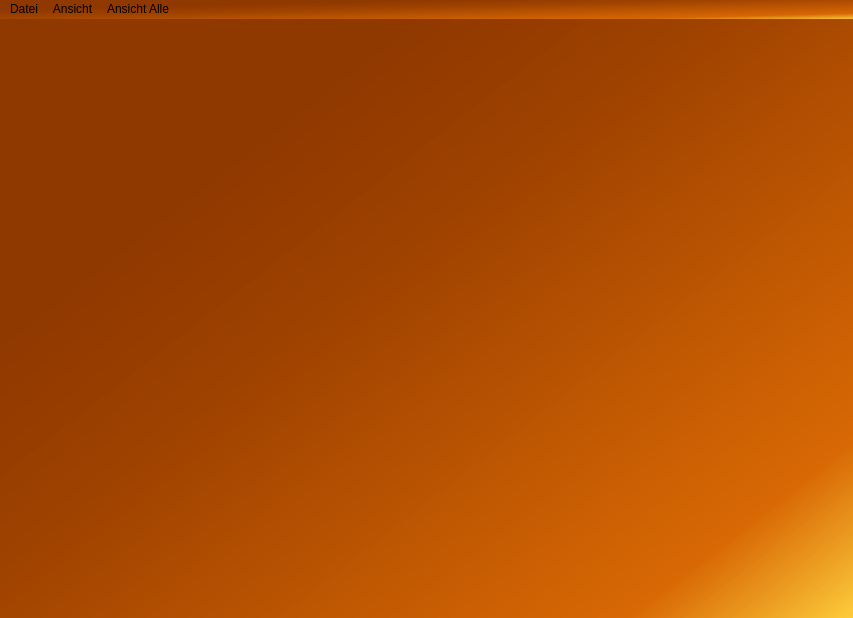
<?xml version="1.0" encoding="UTF-8"?>
<ui version="4.0">
 <class>CMainWindowClass</class>
 <widget class="QMainWindow" name="CMainWindowClass">
  <property name="geometry">
   <rect>
    <x>0</x>
    <y>0</y>
    <width>853</width>
    <height>618</height>
   </rect>
  </property>
  <property name="windowTitle">
   <string>CMainWindow</string>
  </property>
  <property name="autoFillBackground">
   <bool>false</bool>
  </property>
  <property name="styleSheet">
   <string notr="true">background-color:qlineargradient(spread:pad, x1:0.210889, y1:0.293, x2:1, y2:1, stop:0 rgba(143, 56, 0, 255), stop:0.241192 rgba(158, 66, 0, 251), stop:0.810298 rgba(216, 104, 4, 250), stop:1 rgba(254, 206, 60, 236))
</string>
  </property>
  <widget class="QWidget" name="centralWidget">
   <layout class="QGridLayout" name="gridLayout">
    <property name="leftMargin">
     <number>0</number>
    </property>
    <property name="topMargin">
     <number>0</number>
    </property>
    <property name="rightMargin">
     <number>0</number>
    </property>
    <property name="bottomMargin">
     <number>0</number>
    </property>
    <item row="0" column="0">
     <widget class="QStackedWidget" name="stackedWidget">
      <property name="palette">
       <palette>
        <active>
         <colorrole role="WindowText">
          <brush brushstyle="SolidPattern">
           <color alpha="255">
            <red>0</red>
            <green>0</green>
            <blue>0</blue>
           </color>
          </brush>
         </colorrole>
         <colorrole role="Button">
          <brush brushstyle="LinearGradientPattern">
           <gradient startx="0.210889000000000" starty="0.293000000000000" endx="1.000000000000000" endy="1.000000000000000" type="LinearGradient" spread="PadSpread" coordinatemode="ObjectBoundingMode">
            <gradientstop position="0.000000000000000">
             <color alpha="255">
              <red>143</red>
              <green>56</green>
              <blue>0</blue>
             </color>
            </gradientstop>
            <gradientstop position="0.241192000000000">
             <color alpha="251">
              <red>158</red>
              <green>66</green>
              <blue>0</blue>
             </color>
            </gradientstop>
            <gradientstop position="0.810298000000000">
             <color alpha="250">
              <red>216</red>
              <green>104</green>
              <blue>4</blue>
             </color>
            </gradientstop>
            <gradientstop position="1.000000000000000">
             <color alpha="236">
              <red>254</red>
              <green>206</green>
              <blue>60</blue>
             </color>
            </gradientstop>
           </gradient>
          </brush>
         </colorrole>
         <colorrole role="Light">
          <brush brushstyle="SolidPattern">
           <color alpha="255">
            <red>213</red>
            <green>255</green>
            <blue>127</blue>
           </color>
          </brush>
         </colorrole>
         <colorrole role="Midlight">
          <brush brushstyle="SolidPattern">
           <color alpha="255">
            <red>191</red>
            <green>255</green>
            <blue>63</blue>
           </color>
          </brush>
         </colorrole>
         <colorrole role="Dark">
          <brush brushstyle="SolidPattern">
           <color alpha="255">
            <red>85</red>
            <green>127</green>
            <blue>0</blue>
           </color>
          </brush>
         </colorrole>
         <colorrole role="Mid">
          <brush brushstyle="SolidPattern">
           <color alpha="255">
            <red>113</red>
            <green>170</green>
            <blue>0</blue>
           </color>
          </brush>
         </colorrole>
         <colorrole role="Text">
          <brush brushstyle="SolidPattern">
           <color alpha="255">
            <red>0</red>
            <green>0</green>
            <blue>0</blue>
           </color>
          </brush>
         </colorrole>
         <colorrole role="BrightText">
          <brush brushstyle="SolidPattern">
           <color alpha="255">
            <red>255</red>
            <green>255</green>
            <blue>255</blue>
           </color>
          </brush>
         </colorrole>
         <colorrole role="ButtonText">
          <brush brushstyle="SolidPattern">
           <color alpha="255">
            <red>0</red>
            <green>0</green>
            <blue>0</blue>
           </color>
          </brush>
         </colorrole>
         <colorrole role="Base">
          <brush brushstyle="LinearGradientPattern">
           <gradient startx="0.210889000000000" starty="0.293000000000000" endx="1.000000000000000" endy="1.000000000000000" type="LinearGradient" spread="PadSpread" coordinatemode="ObjectBoundingMode">
            <gradientstop position="0.000000000000000">
             <color alpha="255">
              <red>143</red>
              <green>56</green>
              <blue>0</blue>
             </color>
            </gradientstop>
            <gradientstop position="0.241192000000000">
             <color alpha="251">
              <red>158</red>
              <green>66</green>
              <blue>0</blue>
             </color>
            </gradientstop>
            <gradientstop position="0.810298000000000">
             <color alpha="250">
              <red>216</red>
              <green>104</green>
              <blue>4</blue>
             </color>
            </gradientstop>
            <gradientstop position="1.000000000000000">
             <color alpha="236">
              <red>254</red>
              <green>206</green>
              <blue>60</blue>
             </color>
            </gradientstop>
           </gradient>
          </brush>
         </colorrole>
         <colorrole role="Window">
          <brush brushstyle="LinearGradientPattern">
           <gradient startx="0.210889000000000" starty="0.293000000000000" endx="1.000000000000000" endy="1.000000000000000" type="LinearGradient" spread="PadSpread" coordinatemode="ObjectBoundingMode">
            <gradientstop position="0.000000000000000">
             <color alpha="255">
              <red>143</red>
              <green>56</green>
              <blue>0</blue>
             </color>
            </gradientstop>
            <gradientstop position="0.241192000000000">
             <color alpha="251">
              <red>158</red>
              <green>66</green>
              <blue>0</blue>
             </color>
            </gradientstop>
            <gradientstop position="0.810298000000000">
             <color alpha="250">
              <red>216</red>
              <green>104</green>
              <blue>4</blue>
             </color>
            </gradientstop>
            <gradientstop position="1.000000000000000">
             <color alpha="236">
              <red>254</red>
              <green>206</green>
              <blue>60</blue>
             </color>
            </gradientstop>
           </gradient>
          </brush>
         </colorrole>
         <colorrole role="Shadow">
          <brush brushstyle="SolidPattern">
           <color alpha="255">
            <red>0</red>
            <green>0</green>
            <blue>0</blue>
           </color>
          </brush>
         </colorrole>
         <colorrole role="AlternateBase">
          <brush brushstyle="SolidPattern">
           <color alpha="255">
            <red>212</red>
            <green>255</green>
            <blue>127</blue>
           </color>
          </brush>
         </colorrole>
         <colorrole role="ToolTipBase">
          <brush brushstyle="SolidPattern">
           <color alpha="255">
            <red>255</red>
            <green>255</green>
            <blue>220</blue>
           </color>
          </brush>
         </colorrole>
         <colorrole role="ToolTipText">
          <brush brushstyle="SolidPattern">
           <color alpha="255">
            <red>0</red>
            <green>0</green>
            <blue>0</blue>
           </color>
          </brush>
         </colorrole>
        </active>
        <inactive>
         <colorrole role="WindowText">
          <brush brushstyle="SolidPattern">
           <color alpha="255">
            <red>0</red>
            <green>0</green>
            <blue>0</blue>
           </color>
          </brush>
         </colorrole>
         <colorrole role="Button">
          <brush brushstyle="LinearGradientPattern">
           <gradient startx="0.210889000000000" starty="0.293000000000000" endx="1.000000000000000" endy="1.000000000000000" type="LinearGradient" spread="PadSpread" coordinatemode="ObjectBoundingMode">
            <gradientstop position="0.000000000000000">
             <color alpha="255">
              <red>143</red>
              <green>56</green>
              <blue>0</blue>
             </color>
            </gradientstop>
            <gradientstop position="0.241192000000000">
             <color alpha="251">
              <red>158</red>
              <green>66</green>
              <blue>0</blue>
             </color>
            </gradientstop>
            <gradientstop position="0.810298000000000">
             <color alpha="250">
              <red>216</red>
              <green>104</green>
              <blue>4</blue>
             </color>
            </gradientstop>
            <gradientstop position="1.000000000000000">
             <color alpha="236">
              <red>254</red>
              <green>206</green>
              <blue>60</blue>
             </color>
            </gradientstop>
           </gradient>
          </brush>
         </colorrole>
         <colorrole role="Light">
          <brush brushstyle="SolidPattern">
           <color alpha="255">
            <red>213</red>
            <green>255</green>
            <blue>127</blue>
           </color>
          </brush>
         </colorrole>
         <colorrole role="Midlight">
          <brush brushstyle="SolidPattern">
           <color alpha="255">
            <red>191</red>
            <green>255</green>
            <blue>63</blue>
           </color>
          </brush>
         </colorrole>
         <colorrole role="Dark">
          <brush brushstyle="SolidPattern">
           <color alpha="255">
            <red>85</red>
            <green>127</green>
            <blue>0</blue>
           </color>
          </brush>
         </colorrole>
         <colorrole role="Mid">
          <brush brushstyle="SolidPattern">
           <color alpha="255">
            <red>113</red>
            <green>170</green>
            <blue>0</blue>
           </color>
          </brush>
         </colorrole>
         <colorrole role="Text">
          <brush brushstyle="SolidPattern">
           <color alpha="255">
            <red>0</red>
            <green>0</green>
            <blue>0</blue>
           </color>
          </brush>
         </colorrole>
         <colorrole role="BrightText">
          <brush brushstyle="SolidPattern">
           <color alpha="255">
            <red>255</red>
            <green>255</green>
            <blue>255</blue>
           </color>
          </brush>
         </colorrole>
         <colorrole role="ButtonText">
          <brush brushstyle="SolidPattern">
           <color alpha="255">
            <red>0</red>
            <green>0</green>
            <blue>0</blue>
           </color>
          </brush>
         </colorrole>
         <colorrole role="Base">
          <brush brushstyle="LinearGradientPattern">
           <gradient startx="0.210889000000000" starty="0.293000000000000" endx="1.000000000000000" endy="1.000000000000000" type="LinearGradient" spread="PadSpread" coordinatemode="ObjectBoundingMode">
            <gradientstop position="0.000000000000000">
             <color alpha="255">
              <red>143</red>
              <green>56</green>
              <blue>0</blue>
             </color>
            </gradientstop>
            <gradientstop position="0.241192000000000">
             <color alpha="251">
              <red>158</red>
              <green>66</green>
              <blue>0</blue>
             </color>
            </gradientstop>
            <gradientstop position="0.810298000000000">
             <color alpha="250">
              <red>216</red>
              <green>104</green>
              <blue>4</blue>
             </color>
            </gradientstop>
            <gradientstop position="1.000000000000000">
             <color alpha="236">
              <red>254</red>
              <green>206</green>
              <blue>60</blue>
             </color>
            </gradientstop>
           </gradient>
          </brush>
         </colorrole>
         <colorrole role="Window">
          <brush brushstyle="LinearGradientPattern">
           <gradient startx="0.210889000000000" starty="0.293000000000000" endx="1.000000000000000" endy="1.000000000000000" type="LinearGradient" spread="PadSpread" coordinatemode="ObjectBoundingMode">
            <gradientstop position="0.000000000000000">
             <color alpha="255">
              <red>143</red>
              <green>56</green>
              <blue>0</blue>
             </color>
            </gradientstop>
            <gradientstop position="0.241192000000000">
             <color alpha="251">
              <red>158</red>
              <green>66</green>
              <blue>0</blue>
             </color>
            </gradientstop>
            <gradientstop position="0.810298000000000">
             <color alpha="250">
              <red>216</red>
              <green>104</green>
              <blue>4</blue>
             </color>
            </gradientstop>
            <gradientstop position="1.000000000000000">
             <color alpha="236">
              <red>254</red>
              <green>206</green>
              <blue>60</blue>
             </color>
            </gradientstop>
           </gradient>
          </brush>
         </colorrole>
         <colorrole role="Shadow">
          <brush brushstyle="SolidPattern">
           <color alpha="255">
            <red>0</red>
            <green>0</green>
            <blue>0</blue>
           </color>
          </brush>
         </colorrole>
         <colorrole role="AlternateBase">
          <brush brushstyle="SolidPattern">
           <color alpha="255">
            <red>212</red>
            <green>255</green>
            <blue>127</blue>
           </color>
          </brush>
         </colorrole>
         <colorrole role="ToolTipBase">
          <brush brushstyle="SolidPattern">
           <color alpha="255">
            <red>255</red>
            <green>255</green>
            <blue>220</blue>
           </color>
          </brush>
         </colorrole>
         <colorrole role="ToolTipText">
          <brush brushstyle="SolidPattern">
           <color alpha="255">
            <red>0</red>
            <green>0</green>
            <blue>0</blue>
           </color>
          </brush>
         </colorrole>
        </inactive>
        <disabled>
         <colorrole role="WindowText">
          <brush brushstyle="SolidPattern">
           <color alpha="255">
            <red>85</red>
            <green>127</green>
            <blue>0</blue>
           </color>
          </brush>
         </colorrole>
         <colorrole role="Button">
          <brush brushstyle="LinearGradientPattern">
           <gradient startx="0.210889000000000" starty="0.293000000000000" endx="1.000000000000000" endy="1.000000000000000" type="LinearGradient" spread="PadSpread" coordinatemode="ObjectBoundingMode">
            <gradientstop position="0.000000000000000">
             <color alpha="255">
              <red>143</red>
              <green>56</green>
              <blue>0</blue>
             </color>
            </gradientstop>
            <gradientstop position="0.241192000000000">
             <color alpha="251">
              <red>158</red>
              <green>66</green>
              <blue>0</blue>
             </color>
            </gradientstop>
            <gradientstop position="0.810298000000000">
             <color alpha="250">
              <red>216</red>
              <green>104</green>
              <blue>4</blue>
             </color>
            </gradientstop>
            <gradientstop position="1.000000000000000">
             <color alpha="236">
              <red>254</red>
              <green>206</green>
              <blue>60</blue>
             </color>
            </gradientstop>
           </gradient>
          </brush>
         </colorrole>
         <colorrole role="Light">
          <brush brushstyle="SolidPattern">
           <color alpha="255">
            <red>213</red>
            <green>255</green>
            <blue>127</blue>
           </color>
          </brush>
         </colorrole>
         <colorrole role="Midlight">
          <brush brushstyle="SolidPattern">
           <color alpha="255">
            <red>191</red>
            <green>255</green>
            <blue>63</blue>
           </color>
          </brush>
         </colorrole>
         <colorrole role="Dark">
          <brush brushstyle="SolidPattern">
           <color alpha="255">
            <red>85</red>
            <green>127</green>
            <blue>0</blue>
           </color>
          </brush>
         </colorrole>
         <colorrole role="Mid">
          <brush brushstyle="SolidPattern">
           <color alpha="255">
            <red>113</red>
            <green>170</green>
            <blue>0</blue>
           </color>
          </brush>
         </colorrole>
         <colorrole role="Text">
          <brush brushstyle="SolidPattern">
           <color alpha="255">
            <red>85</red>
            <green>127</green>
            <blue>0</blue>
           </color>
          </brush>
         </colorrole>
         <colorrole role="BrightText">
          <brush brushstyle="SolidPattern">
           <color alpha="255">
            <red>255</red>
            <green>255</green>
            <blue>255</blue>
           </color>
          </brush>
         </colorrole>
         <colorrole role="ButtonText">
          <brush brushstyle="SolidPattern">
           <color alpha="255">
            <red>85</red>
            <green>127</green>
            <blue>0</blue>
           </color>
          </brush>
         </colorrole>
         <colorrole role="Base">
          <brush brushstyle="LinearGradientPattern">
           <gradient startx="0.210889000000000" starty="0.293000000000000" endx="1.000000000000000" endy="1.000000000000000" type="LinearGradient" spread="PadSpread" coordinatemode="ObjectBoundingMode">
            <gradientstop position="0.000000000000000">
             <color alpha="255">
              <red>143</red>
              <green>56</green>
              <blue>0</blue>
             </color>
            </gradientstop>
            <gradientstop position="0.241192000000000">
             <color alpha="251">
              <red>158</red>
              <green>66</green>
              <blue>0</blue>
             </color>
            </gradientstop>
            <gradientstop position="0.810298000000000">
             <color alpha="250">
              <red>216</red>
              <green>104</green>
              <blue>4</blue>
             </color>
            </gradientstop>
            <gradientstop position="1.000000000000000">
             <color alpha="236">
              <red>254</red>
              <green>206</green>
              <blue>60</blue>
             </color>
            </gradientstop>
           </gradient>
          </brush>
         </colorrole>
         <colorrole role="Window">
          <brush brushstyle="LinearGradientPattern">
           <gradient startx="0.210889000000000" starty="0.293000000000000" endx="1.000000000000000" endy="1.000000000000000" type="LinearGradient" spread="PadSpread" coordinatemode="ObjectBoundingMode">
            <gradientstop position="0.000000000000000">
             <color alpha="255">
              <red>143</red>
              <green>56</green>
              <blue>0</blue>
             </color>
            </gradientstop>
            <gradientstop position="0.241192000000000">
             <color alpha="251">
              <red>158</red>
              <green>66</green>
              <blue>0</blue>
             </color>
            </gradientstop>
            <gradientstop position="0.810298000000000">
             <color alpha="250">
              <red>216</red>
              <green>104</green>
              <blue>4</blue>
             </color>
            </gradientstop>
            <gradientstop position="1.000000000000000">
             <color alpha="236">
              <red>254</red>
              <green>206</green>
              <blue>60</blue>
             </color>
            </gradientstop>
           </gradient>
          </brush>
         </colorrole>
         <colorrole role="Shadow">
          <brush brushstyle="SolidPattern">
           <color alpha="255">
            <red>0</red>
            <green>0</green>
            <blue>0</blue>
           </color>
          </brush>
         </colorrole>
         <colorrole role="AlternateBase">
          <brush brushstyle="SolidPattern">
           <color alpha="255">
            <red>170</red>
            <green>255</green>
            <blue>0</blue>
           </color>
          </brush>
         </colorrole>
         <colorrole role="ToolTipBase">
          <brush brushstyle="SolidPattern">
           <color alpha="255">
            <red>255</red>
            <green>255</green>
            <blue>220</blue>
           </color>
          </brush>
         </colorrole>
         <colorrole role="ToolTipText">
          <brush brushstyle="SolidPattern">
           <color alpha="255">
            <red>0</red>
            <green>0</green>
            <blue>0</blue>
           </color>
          </brush>
         </colorrole>
        </disabled>
       </palette>
      </property>
      <property name="autoFillBackground">
       <bool>false</bool>
      </property>
      <property name="currentIndex">
       <number>-1</number>
      </property>
     </widget>
    </item>
   </layout>
  </widget>
  <widget class="QMenuBar" name="menuBar">
   <property name="geometry">
    <rect>
     <x>0</x>
     <y>0</y>
     <width>853</width>
     <height>21</height>
    </rect>
   </property>
   <widget class="QMenu" name="menuDatei">
    <property name="autoFillBackground">
     <bool>false</bool>
    </property>
    <property name="tearOffEnabled">
     <bool>false</bool>
    </property>
    <property name="title">
     <string>Datei</string>
    </property>
    <addaction name="actionSchlie_en"/>
   </widget>
   <widget class="QMenu" name="menuAnsicht">
    <property name="tearOffEnabled">
     <bool>false</bool>
    </property>
    <property name="title">
     <string>Ansicht</string>
    </property>
    <property name="separatorsCollapsible">
     <bool>false</bool>
    </property>
    <property name="toolTipsVisible">
     <bool>false</bool>
    </property>
    <addaction name="action_nextPage"/>
   </widget>
   <widget class="QMenu" name="menuAnsicht_Alle">
    <property name="title">
     <string>Ansicht Alle</string>
    </property>
    <addaction name="actionTest"/>
   </widget>
   <addaction name="menuDatei"/>
   <addaction name="menuAnsicht"/>
   <addaction name="menuAnsicht_Alle"/>
  </widget>
  <action name="actionSchlie_en">
   <property name="text">
    <string>Schließen</string>
   </property>
  </action>
  <action name="actionTest">
   <property name="text">
    <string>test</string>
   </property>
  </action>
  <action name="action_nextPage">
   <property name="text">
    <string>Nächste Seite</string>
   </property>
  </action>
  <action name="action_showPlot">
   <property name="text">
    <string>Diagram</string>
   </property>
  </action>
 </widget>
 <layoutdefault spacing="6" margin="11"/>
 <resources>
  <include location="ShowSolarData.qrc"/>
 </resources>
 <connections/>
</ui>
